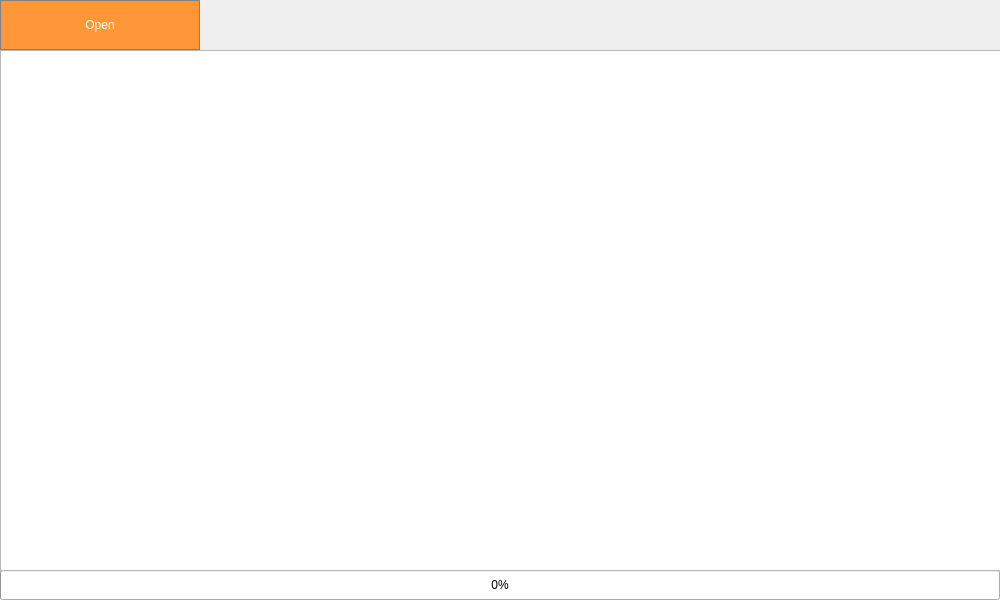
<?xml version="1.0" encoding="UTF-8"?>
<ui version="4.0">
 <class>MainWindow</class>
 <widget class="QMainWindow" name="MainWindow">
  <property name="geometry">
   <rect>
    <x>0</x>
    <y>0</y>
    <width>1000</width>
    <height>600</height>
   </rect>
  </property>
  <property name="windowTitle">
   <string>MainWindow</string>
  </property>
  <property name="styleSheet">
   <string notr="true">QPushButton { background-color: rgb(255, 151, 57); color: white; border: 1px solid gray; } QPushButton:pressed { background-color: qlineargradient(x1: 0, y1: 0, x2: 0, y2: 1, stop: 0 #FF7832, stop: 1 #FF9739); }</string>
  </property>
  <widget class="QWidget" name="centralWidget">
   <widget class="QPushButton" name="pushButton">
    <property name="geometry">
     <rect>
      <x>0</x>
      <y>0</y>
      <width>200</width>
      <height>50</height>
     </rect>
    </property>
    <property name="text">
     <string>Open</string>
    </property>
   </widget>
   <widget class="QLabel" name="label">
    <property name="geometry">
     <rect>
      <x>200</x>
      <y>0</y>
      <width>800</width>
      <height>50</height>
     </rect>
    </property>
    <property name="styleSheet">
     <string notr="true">QLabel { qproperty-alignment: 'AlignVCenter | AlignRight'; border: 1px solid gray; } background-color : white;</string>
    </property>
    <property name="text">
     <string/>
    </property>
   </widget>
   <widget class="QProgressBar" name="progressBar">
    <property name="geometry">
     <rect>
      <x>0</x>
      <y>570</y>
      <width>1000</width>
      <height>30</height>
     </rect>
    </property>
    <property name="value">
     <number>0</number>
    </property>
   </widget>
   <widget class="QTextBrowser" name="textBrowser">
    <property name="geometry">
     <rect>
      <x>0</x>
      <y>50</y>
      <width>1001</width>
      <height>521</height>
     </rect>
    </property>
   </widget>
  </widget>
 </widget>
 <layoutdefault spacing="6" margin="11"/>
 <resources/>
 <connections/>
</ui>
